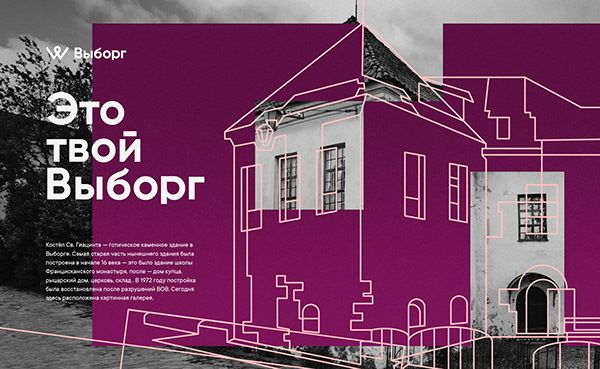
#> input picture missoes-reestilizacao/input/ref_vyborg_1.jpg, 600 x 369 px
$ python -i render.py   (imports and definitions only)   (older library calls are emulated)
#> lines starting #> are read from the running program, lines starting #| are printed output that depends on the picture
### missoes-reestilizacao/scripts/geometria.py
"""Linhas-base da fachada, em coordenadas do frame 120 (1920x1080).
Cada item: (grupo, tipo, pontos). Grupos definem a defasagem do desenho (torre, corpo, frontao)."""
L=[]
def seg(g,*p): L.append((g,'pl',list(p)))
def rect(g,x0,y0,x1,y1): L.append((g,'rect',[(x0,y0),(x1,y0),(x1,y1),(x0,y1)]))
def arc(g,p0,c,p1): L.append((g,'q',[p0,c,p1]))
# --- TORRE
seg('torre',(283,780),(283,512)); seg('torre',(560,780),(560,512))
seg('torre',(262,512),(598,512)); seg('torre',(268,498),(590,498))
seg('torre',(290,498),(290,280)); seg('torre',(548,498),(548,280))
seg('torre',(266,266),(566,266)); seg('torre',(272,280),(560,280))
seg('torre',(292,266),(292,82),(376,82),(376,150),(396,150),(396,240))
seg('torre',(440,240),(440,82),(552,82),(552,266))
seg('torre',(276,68),(380,68)); seg('torre',(434,68),(556,68))
seg('torre',(396,200),(440,200))
rect('torre',383,392,421,468)
arc('torre',(372,780),(405,600),(440,780))
# --- CORPO
seg('corpo',(270,780),(1720,780))
seg('corpo',(600,490),(1425,490)); seg('corpo',(600,505),(1425,505))
seg('corpo',(735,780),(735,278)); seg('corpo',(1268,780),(1268,278))
seg('corpo',(778,490),(778,278)); seg('corpo',(1226,490),(1226,278))
seg('corpo',(600,780),(600,470)); seg('corpo',(1420,780),(1420,478))
arc('corpo',(735,300),(712,430),(600,455)); arc('corpo',(1268,300),(1295,440),(1420,470))
rect('corpo',962,615,1040,778); rect('corpo',648,650,718,778); rect('corpo',1277,650,1345,778)
seg('corpo',(1266,632),(1358,632),(1358,646),(1266,646),(1266,632))
seg('corpo',(1440,780),(1440,418),(1482,418),(1482,440),(1500,440),(1500,462))
seg('corpo',(1560,780),(1560,478)); seg('corpo',(1428,478),(1576,478))
seg('corpo',(1560,570),(1650,572),(1700,600),(1722,780))
rect('corpo',1570,680,1612,755)
# --- JANELA CENTRAL
rect('janela',972,357,1030,455); seg('janela',(952,461),(1050,461))
# --- FRONTAO
seg('frontao',(716,262),(1292,262)); seg('frontao',(724,276),(1284,276))
seg('frontao',(716,262),(998,158),(1292,262))
seg('frontao',(772,250),(998,178),(1236,250),(772,250))
seg('frontao',(772,238),(772,186)); seg('frontao',(1226,240),(1226,190)); seg('frontao',(998,158),(998,130))
arc('frontao',(985,232),(998,180),(1011,232))
# bloco coral (plano da fachada) e recortes fotograficos dentro dele
BLOCO=[(640,60),(1500,60),(1500,860),(640,860)]
# --- detalhe adicional (referencia: elevacao vetorial da fachada)
seg('corpo',(600,520),(1425,520))
seg('corpo',(778,780),(778,520)); seg('corpo',(1226,780),(1226,520))
seg('corpo',(905,490),(905,278)); seg('corpo',(1097,490),(1097,278))
seg('corpo',(948,780),(948,600),(1054,600),(1054,780))
seg('corpo',(826,700),(826,668)); arc('corpo',(826,668),(841,640),(856,668)); seg('corpo',(856,668),(856,700),(826,700))
seg('corpo',(1146,700),(1146,668)); arc('corpo',(1146,668),(1161,640),(1176,668)); seg('corpo',(1176,668),(1176,700),(1146,700))
seg('corpo',(1480,780),(1480,478)); seg('corpo',(1525,780),(1525,478))
seg('torre',(330,498),(330,280)); seg('torre',(510,498),(510,280))
seg('torre',(330,780),(330,512)); seg('torre',(515,780),(515,512))
seg('torre',(290,330),(548,330))
seg('janela',(958,470),(1044,470))
# contorno folgado do conjunto (limpa sobras de arvore no matte da fachada)
CONTORNO=[(255,810),(255,45),(585,45),(600,395),(690,300),(700,235),(998,105),(1300,235),(1310,300),(1420,395),(1595,395),(1605,545),(1725,555),(1755,810)]
# marcas de tijolo: (x,y,w,h) dentro destas zonas
ZONAS=[(295,95,80,140),(445,95,100,140),(295,285,250,205),(290,520,265,250),(745,285,515,200),(610,515,650,255),(1275,515,140,110),(1445,485,110,290),(1570,580,130,90)]
VAOS=[(383,392,421,468),(972,357,1030,455),(948,600,1054,780),(648,650,718,780),(1266,632,1358,780),(372,640,440,780),(826,640,856,700),(1146,640,1176,700)]
# silhueta justa do conjunto (usada para completar torre/frontao fora do quadro original nas vistas estendidas)
SILH=[(283,780),(290,75),(378,75),(378,240),(440,240),(440,75),(552,75),(556,470),(600,455),(700,400),(735,300),(716,262),(998,158),(1292,262),(1268,300),(1300,400),(1420,470),(1440,440),(1560,440),(1560,572),(1650,572),(1725,780)]

### missoes-reestilizacao/scripts/render.py
"""Compositor 4K da reestilizacao (previa de estilo / render de referencia).
Camadas equivalentes as pre-comps do After Effects:
01_FOTO_ESTILIZADA, 02_BLOCOS_COR, 03_TRACO_MARROM, 04_LINHAS_BRANCAS, 05_TEXTURAS, 06_GRADE_FINAL.
Uso: python3 render.py <frame> [<frame> ...]   -> work/out/s_####.png (3840x2160, 16 bits)
"""
import cv2, numpy as np, cairo, json, sys, os, math
sys.path.insert(0, os.path.dirname(os.path.abspath(__file__)))
import geometria as G
import a4_fit_cruz as FC

R = '/home/user/Rafaela/missoes-reestilizacao/work'
W, Hh, S = 3840, 2160, 2.0
# VISTA: saida = a * (coords do original 1080p) + (tx, ty). Padrao = master 4K, enquadramento identico.
# ext=True prolonga a ilustracao acima e abaixo do quadro original (ceu/papel, gramado, blocos).
VIEW = dict(a=2.0, tx=0., ty=0., ext=False, bloco_y=None)
PAD = 1500
def set_view(w, h, a, tx, ty, ext=False, bloco_y=None):
    global W, Hh
    W, Hh = int(w), int(h); VIEW.update(a=float(a), tx=float(tx), ty=float(ty), ext=ext, bloco_y=bloco_y)
def XF(P): return np.asarray(P, np.float32) * VIEW['a'] + np.array([VIEW['tx'], VIEW['ty']], np.float32)
def LS(): return VIEW['a'] / 2.0          # escala de espessuras e desfoques em relacao ao master 4K
def is_master(): return (W, Hh) == (3840, 2160) and VIEW['a'] == 2.0 and VIEW['tx'] == 0 and VIEW['ty'] == 0
# [15 lines left out: function pad_tb, not called in this run]
def warp(im, top='rep', bottom='rep', interp=cv2.INTER_LANCZOS4, bordas=None):
    """Leva uma imagem do quadro original (1920x1080) para a vista de saida."""
    if is_master(): return cv2.resize(im, (W, Hh), interpolation=interp)
    a, tx, ty = VIEW['a'], VIEW['tx'], VIEW['ty']
    if VIEW['ext']:
        if bordas is not None:      # linhas de borda ja limpas (so ceu no topo, so gramado na base)
            im = im.copy(); im[0] = bordas[0]; im[-24:] = bordas[1]
        im = pad_tb(im, top, bottom); ty = ty - a * PAD
    M = np.array([[a, 0, tx], [0, a, ty]], np.float32)
    return cv2.warpAffine(im, M, (W, Hh), flags=cv2.INTER_AREA if a < 1 else interp, borderMode=cv2.BORDER_REPLICATE)
hexc = lambda h: np.array([int(h[i:i + 2], 16) for i in (1, 3, 5)], np.float32) / 255
CORAL, MOST, OLIVA, LARANJA, MARROM, BRANCO = map(hexc, ['#E76847', '#E7A22B', '#9A9F30', '#BB5108', '#592400', '#FFFFFF'])

# ---------------- CONTROLES (espelham o null "CONTROLES" do AE)
CTRL = dict(espessura=1.0, boil=1.0, opac_blocos=1.0, grao=1.0)

# [6 lines not run here, left out]
# [5 lines left out: function janela_pts, not called in this run]
# [2 lines not run here, left out]
# [1 line that did not run here, left out]
PAINEL = (75., 85., 363., 690.)     # painel mostarda em coords do pictograma da cruz
# [9 lines left out: functions fitq, dens, not called in this run]
# [1 line that did not run here, left out]
# [7 lines left out: function boil_suave, not called in this run]
NB_MB = 8  # amostras de motion blur (obturador 180 graus)

def lum1080(i):
    return cv2.cvtColor(cv2.imread(f'{R}/frames/f_{i:04d}.png'), cv2.COLOR_BGR2GRAY).astype(np.float32) / 255

_tij = None
# [14 lines left out: function tijolos, not called in this run]

# ---------------- easing
def clamp(x, a=0., b=1.): return max(a, min(b, x))
def expo_out(t): t = clamp(t); return 1 - 2 ** (-10 * t) if t < 1 else 1.
def ease_io(t): t = clamp(t); return t * t * t * (t * (6 * t - 15) + 10)
def sstep(a, b, x): t = np.clip((x - a) / (b - a), 0, 1); return t * t * (3 - 2 * t)

# ---------------- utilidades
def load_rgb(i):
    im = cv2.imread(f'{R}/frames/f_{i:04d}.png', cv2.IMREAD_UNCHANGED)
    return cv2.cvtColor(im, cv2.COLOR_BGR2RGB).astype(np.float32) / 65535

# [24 lines left out: functions matte, Hof, proj, surf, not called in this run]

def to_np(s):
    s.flush(); a = np.frombuffer(s.get_data(), np.uint8).reshape(Hh, s.get_stride())[:, :W]
    return a.astype(np.float32) / 255

# [33 lines left out: functions trim, overshoot, stroke, item_pts, not called in this run]

# cronograma do desenho das linhas (frames) : inicio, duracao
TIMING = dict(torre=(40, 22), corpo=(48, 26), janela=(60, 14), frontao=(60, 24))
YB, YT = 780., 68.

def boil_offset(i, k, n, amp):
    rng = np.random.default_rng(1000 * (i // 2) + k)
    return rng.normal(0, amp, (n, 2)).astype(np.float32)

# [11 lines left out: function torn, not called in this run]

BLOCO_F = None
# [15 lines left out: function bloco_fachada_pts, not called in this run]

RECORTE = [(741, 512), (1262, 512), (1262, 786), (741, 786)]  # janela fotografica dentro do bloco (estilo Vyborg)

# [24 lines left out: functions cruz_rect, hatch, not called in this run]

_paper = None
# [136 lines left out: functions paper, warp_pad, _pingue, _copia_lado, _preenche, rgb_ext and 3 more, not called in this run]

def mix(a, b, t): return a + (b - a) * t[..., None]

# =====================================================================
# [165 lines left out: function render, not called in this run]

def save(path, img):
    cv2.imwrite(path, cv2.cvtColor((img * 65535 + 0.5).astype(np.uint16), cv2.COLOR_RGB2BGR))

def save_rgba(path, img):
    cv2.imwrite(path, cv2.cvtColor((np.clip(img, 0, 1) * 255 + 0.5).astype(np.uint8), cv2.COLOR_RGBA2BGRA), [cv2.IMWRITE_PNG_COMPRESSION, 3])

# [12 lines not run here, left out]

>>> import cv2
>>> picture = cv2.imread('../input/ref_vyborg_1.jpg')
#> picture is the input picture: shape (369, 600, 3); mean B, G, R 98.2, 66.3, 117.3
>>> result = warp(picture)
#> in warp, `if is_master(): return cv2.resize(im, (W, Hh), interpolation=interp)`:
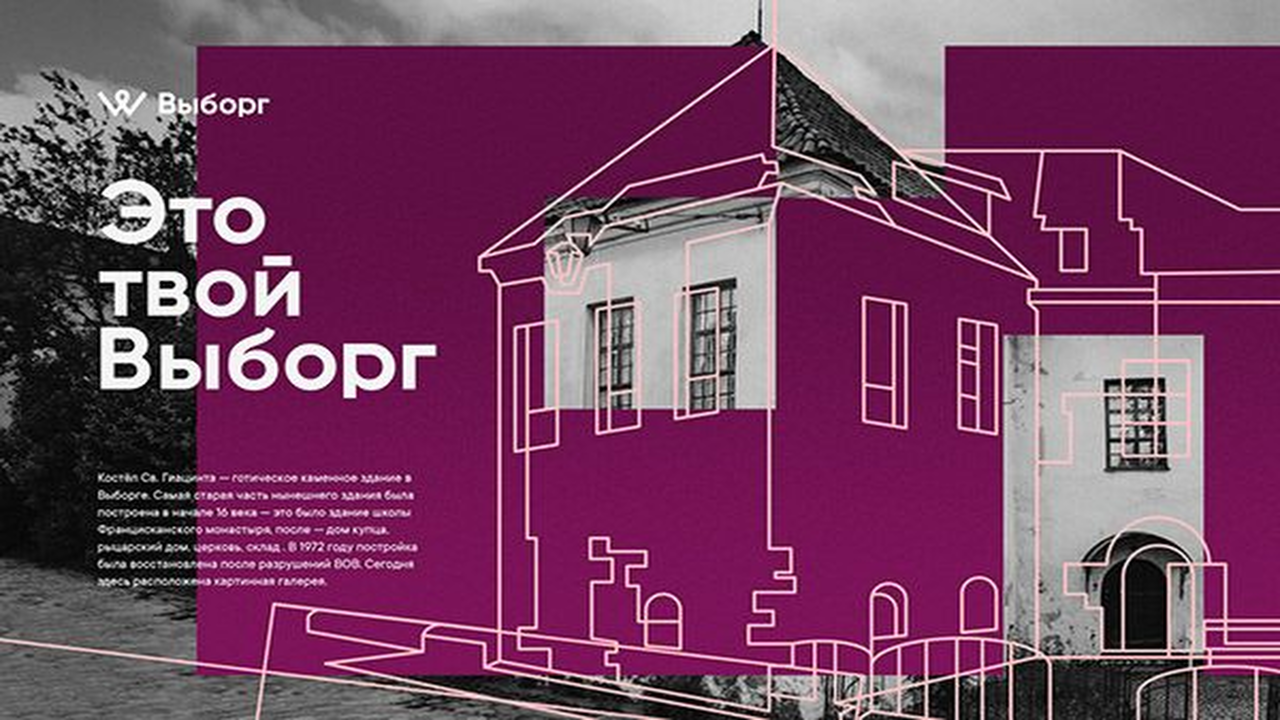
#> returned value: shape (2160, 3840, 3) (shown at 1/3 size); mean of channels 0, 1, 2 98.2, 66.4, 117.2; drawn as B, G, R
